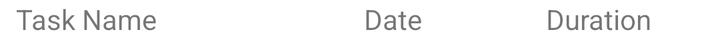
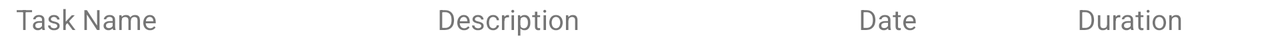

First picture: res/layout/ on a phone held upright. Second picture: the repository's own variant of that layout, on a device whose configuration matches the variant's folder. Source for both follows.
<!-- AndroidManifest.xml: application theme Theme.TaskTimer -->
<!-- res/layout/task_durations_items.xml -->
<?xml version="1.0" encoding="utf-8"?>
<androidx.constraintlayout.widget.ConstraintLayout xmlns:android="http://schemas.android.com/apk/res/android"
    xmlns:app="http://schemas.android.com/apk/res-auto"
    xmlns:tools="http://schemas.android.com/tools"
    android:layout_width="match_parent"
    android:layout_height="wrap_content">

    <TextView
        android:id="@+id/td_name"
        android:layout_width="0dp"
        android:layout_height="wrap_content"
        android:layout_marginStart="8dp"
        android:text="@string/td_text_name"
        android:textAlignment="viewStart"
        app:layout_constraintEnd_toStartOf="@+id/td_start"
        app:layout_constraintHorizontal_bias="0.5"
        app:layout_constraintHorizontal_chainStyle="spread"
        app:layout_constraintHorizontal_weight="2"
        app:layout_constraintStart_toStartOf="parent"
        app:layout_constraintTop_toTopOf="parent"
        tools:text="@string/td_text_name" />

    <TextView
        android:id="@+id/td_start"
        android:layout_width="0dp"
        android:layout_height="wrap_content"
        android:layout_marginStart="8dp"
        android:text="@string/td_text_date"
        android:textAlignment="viewStart"
        app:layout_constraintBaseline_toBaselineOf="@+id/td_name"
        app:layout_constraintEnd_toStartOf="@+id/td_duration"
        app:layout_constraintHorizontal_bias="0.5"
        app:layout_constraintHorizontal_weight="1"
        app:layout_constraintStart_toEndOf="@+id/td_name"
        tools:text="@string/td_text_date" />

    <TextView
        android:id="@+id/td_duration"
        android:layout_width="0dp"
        android:layout_height="wrap_content"
        android:layout_marginStart="8dp"
        android:layout_marginEnd="4dp"
        android:textAlignment="viewStart"
        app:layout_constraintBaseline_toBaselineOf="@+id/td_start"
        app:layout_constraintEnd_toEndOf="parent"
        app:layout_constraintHorizontal_bias="0.5"
        app:layout_constraintHorizontal_weight="1"
        app:layout_constraintStart_toEndOf="@+id/td_start"
        tools:text="@string/td_text_duration" />
</androidx.constraintlayout.widget.ConstraintLayout>
<!-- resources referenced by this layout -->
<resources>
  <string name="td_text_date">Date</string>
  <string name="td_text_duration">Duration</string>
  <string name="td_text_name">Task Name</string>
  <style name="Theme.TaskTimer" parent="Theme.MaterialComponents.DayNight.DarkActionBar">
          
          <item name="colorPrimary">@color/purple_500</item>
          <item name="colorPrimaryVariant">@color/purple_700</item>
          <item name="colorOnPrimary">@color/white</item>
          
          <item name="colorSecondary">@color/teal_200</item>
  
          <item name="colorSecondaryVariant">@color/teal_700</item>
          <item name="colorOnSecondary">@color/black</item>
          
          <item name="android:statusBarColor" tools:targetApi="21">?attr/colorPrimaryVariant</item>
          
      </style>
  <color name="purple_500">#FF6200EE</color>
  <color name="purple_700">#FF3700B3</color>
  <color name="white">#FFFFFFFF</color>
  <color name="teal_200">#FF03DAC5</color>
  <color name="teal_700">#FF018786</color>
  <color name="black">#FF000000</color>
</resources>
<!-- res/layout-land/task_durations_items.xml (the repository's variant of the layout above) -->
<!-- drawn on the phone turned sideways -->
<?xml version="1.0" encoding="utf-8"?>
<androidx.constraintlayout.widget.ConstraintLayout xmlns:android="http://schemas.android.com/apk/res/android"
    xmlns:app="http://schemas.android.com/apk/res-auto"
    xmlns:tools="http://schemas.android.com/tools"
    android:layout_width="match_parent"
    android:layout_height="wrap_content">

    <TextView
        android:id="@+id/td_name"
        android:layout_width="0dp"
        android:layout_height="wrap_content"
        android:layout_marginStart="8dp"
        app:layout_constraintEnd_toStartOf="@+id/td_description"
        app:layout_constraintHorizontal_bias="0.5"
        app:layout_constraintHorizontal_chainStyle="spread"
        app:layout_constraintHorizontal_weight="2"
        app:layout_constraintStart_toStartOf="parent"
        app:layout_constraintTop_toTopOf="parent"
        tools:text="@string/td_text_name" />

    <TextView
        android:id="@+id/td_description"
        android:layout_width="0dp"
        android:layout_height="wrap_content"
        android:layout_marginStart="8dp"
        app:layout_constraintBaseline_toBaselineOf="@+id/td_name"
        app:layout_constraintEnd_toStartOf="@+id/td_start"
        app:layout_constraintHorizontal_weight="2"
        app:layout_constraintStart_toEndOf="@+id/td_name"
        tools:text="@string/td_text_description" />

    <TextView
        android:id="@+id/td_start"
        android:layout_width="0dp"
        android:layout_height="wrap_content"
        android:layout_marginStart="8dp"
        app:layout_constraintBaseline_toBaselineOf="@+id/td_name"
        app:layout_constraintEnd_toStartOf="@+id/td_duration"
        app:layout_constraintHorizontal_bias="0.5"
        app:layout_constraintHorizontal_weight="1"
        app:layout_constraintStart_toEndOf="@+id/td_description"
        tools:text="@string/td_text_date" />

    <TextView
        android:id="@+id/td_duration"
        android:layout_width="0dp"
        android:layout_height="wrap_content"
        android:layout_marginStart="8dp"
        app:layout_constraintBaseline_toBaselineOf="@+id/td_start"
        app:layout_constraintEnd_toEndOf="parent"
        app:layout_constraintHorizontal_bias="0.5"
        app:layout_constraintHorizontal_weight="1"
        app:layout_constraintStart_toEndOf="@+id/td_start"
        tools:text="@string/td_text_duration" />
</androidx.constraintlayout.widget.ConstraintLayout>
<!-- resources referenced by the variant -->
<!-- as the phone turned sideways resolves them -->
<resources>
  <string name="td_text_date">Date</string>
  <string name="td_text_description">Description</string>
  <string name="td_text_duration">Duration</string>
  <string name="td_text_name">Task Name</string>
  <style name="Theme.TaskTimer" parent="Theme.MaterialComponents.DayNight.DarkActionBar">
          
          <item name="colorPrimary">@color/purple_500</item>
          <item name="colorPrimaryVariant">@color/purple_700</item>
          <item name="colorOnPrimary">@color/white</item>
          
          <item name="colorSecondary">@color/teal_200</item>
  
          <item name="colorSecondaryVariant">@color/teal_700</item>
          <item name="colorOnSecondary">@color/black</item>
          
          <item name="android:statusBarColor" tools:targetApi="21">?attr/colorPrimaryVariant</item>
          
      </style>
  <color name="purple_500">#FF6200EE</color>
  <color name="purple_700">#FF3700B3</color>
  <color name="white">#FFFFFFFF</color>
  <color name="teal_200">#FF03DAC5</color>
  <color name="teal_700">#FF018786</color>
  <color name="black">#FF000000</color>
</resources>
